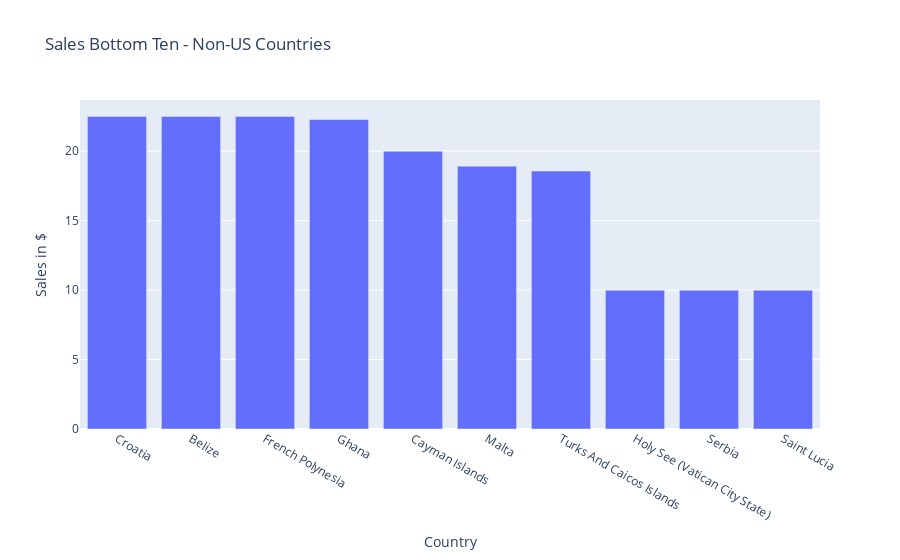

Notebook code cell kept with this figure:
### Code cell
# Plotly bar chart - net sales for lowest ten countries
bottom_sales_fig = px.bar(bottom_sales_by_country_ten_sort, x="country", y="net_sales", title="Sales Bottom Ten - Non-US Countries",
                labels={"country" : 'Country', "net_sales" :'Sales in $'}, hover_data={"net_sales" : ':.2f'})

bottom_sales_fig.show()

### Figure 1 — Plotly figure (JSON) as saved in the notebook; plotly's stock layout.template omitted (floating-point values rounded to 4 significant figures)
{"data": [{"alignmentgroup": "True", "hovertemplate": "Country=%{x}<br>Sales in $=%{y:.2f}<extra></extra>", "legendgroup": "", "marker": {"color": "#636efa", "pattern": {"shape": ""}}, "name": "", "offsetgroup": "", "orientation": "v", "showlegend": false, "textposition": "auto", "type": "bar", "x": ["Croatia", "Belize", "French Polynesia", "Ghana", "Cayman Islands", "Malta", "Turks And Caicos Islands", "Holy See (Vatican City State)", "Serbia", "Saint Lucia"], "xaxis": "x", "y": [22.5, 22.5, 22.5, 22.28, 19.99, 18.92, 18.57, 9.99, 9.99, 9.99], "yaxis": "y"}], "layout": {"barmode": "relative", "legend": {"tracegroupgap": 0}, "title": {"text": "Sales Bottom Ten - Non-US Countries"}, "xaxis": {"anchor": "y", "domain": [0, 1], "title": {"text": "Country"}}, "yaxis": {"anchor": "x", "domain": [0, 1], "title": {"text": "Sales in $"}}}}
